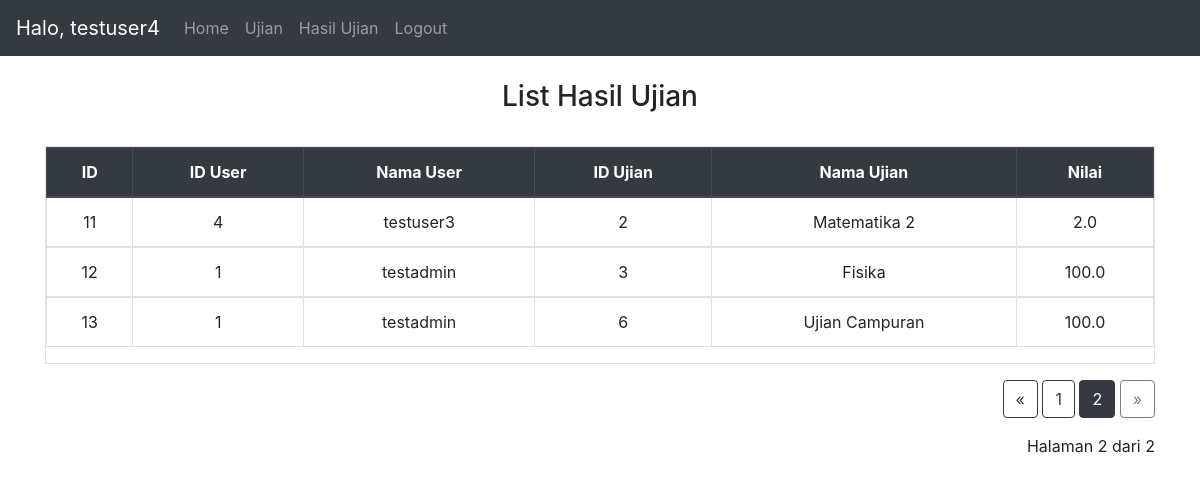
The app's page /list_result/2 (signed in), older data.
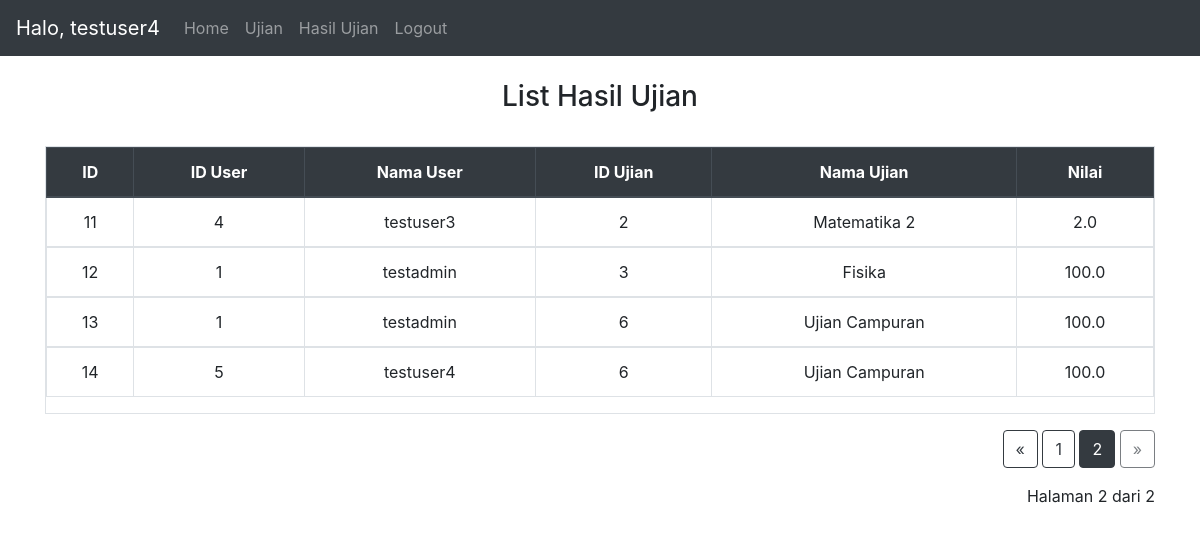
The same page, newer data.
### website/models.py (models this page shows)
class User(db.Model, UserMixin):
    id = db.Column(db.Integer, primary_key=True)
    email = db.Column(db.String(150), unique=True)
    password = db.Column(db.String(150))
    name = db.Column(db.String(150))
    type = db.Column(db.String(150))
    notes = db.relationship('Note')
    results = db.relationship('Result')
    useranswer = db.relationship('UserAnswer')

class Result(db.Model):
    id = db.Column(db.Integer, primary_key=True)
    user_id = db.Column(db.Integer, db.ForeignKey('user.id'))
    user_name = db.Column(db.String(150))
    exam_id = db.Column(db.Integer, db.ForeignKey('exam.id'))
    exam_name = db.Column(db.String(150))
    grade = db.Column(db.Float)

### website/views.py (the view)
@views.route('/list_result/<page>', methods=['GET','POST'])
@login_required
def list_result(page):
    db_result = Result.query.paginate(page=int(page), per_page=10)
    return render_template("list_result.html", user=current_user, results=db_result)

### website/__init__.py (called while the page is built)
def create_app():
    app = Flask(__name__)
    app.config['SECRET_KEY'] = 'secret key'
    app.config['SQLALCHEMY_DATABASE_URI'] = f'sqlite:///{DB_NAME}'
    db.init_app(app)
    from .views import views
    from .auth import auth
    app.register_blueprint(views, url_prefix='/')
    app.register_blueprint(auth, url_prefix='/')
    from .models import User, Note, Exam, Result, Question,UserAnswer #,Class
    with app.app_context():
        db.create_all()
    login_manager = LoginManager()
    login_manager.login_view = 'auth.login'
    login_manager.init_app(app)
    @login_manager.user_loader
    def load_user(id):
        return User.query.get(int(id))
    return app

### website/templates/list_result.html
{% extends "base.html" %} {% block title %}List Hasil Ujian{% endblock %} {% block
    content %}
    <br>
    <h3 align="center">List Hasil Ujian</h3>
    <br>
    <div class="table table-responsive table-hover table-bordered">
      <table class="table">
        <thead class="text-center thead-dark">
          <tr>
            <th>ID</th>
            <th>ID User</th>
            <th>Nama User</th>
            <th>ID Ujian</th>
            <th>Nama Ujian</th>
            <th>Nilai</th>
          </tr>
        </thead>
        {% for result in results %}
        <tbody class="text-center">
          <td>{{result.id}}</td>
          <td>{{result.user_id}}</td>
          <td>{{result.user_name}}</td>
          <td>{{result.exam_id}}</td>
          <td>{{result.exam_name}}</td>
          <td>{{result.grade}}</td>
        </tbody>
        {% endfor %}
      </table>
    </div>
    <div class="text-right">
      <a href="{{results.prev_num}}" class="btn btn-outline-dark {% if results.page == 1 %}disabled{% endif %}">&laquo;</a>
      {% for number in results.iter_pages(left_edge=1, right_edge=1, left_current=1, right_current=2) %}
        {% if number %}
          {% if results.page != number %}
            <span>
              <a class="btn btn-outline-dark"
                  href="{{number}}">
              {{number}}
              </a>
            </span>
          {% else %}
              <span class="btn btn-dark">{{number}}</span>
          {% endif %}
        {% else %}
        ...
        {% endif %}
      {% endfor %}
      <a href="{{results.next_num}}" class="btn btn-outline-dark {% if results.page == results.pages %}disabled{% endif %}">&raquo;</a>
      <p class="text-right mt-3">
        Halaman {{ results.page }} dari {{ results.pages }}
      </p>
    </div>
    {% endblock %}

### website/templates/base.html (shortened to what this page needs)
<!DOCTYPE html>
<html>
  <head>
    <link
      rel="stylesheet"
      href="https://stackpath.bootstrapcdn.com/bootstrap/4.4.1/css/bootstrap.min.css"
    />
    <link
      rel="stylesheet"
      href="https://stackpath.bootstrapcdn.com/font-awesome/4.7.0/css/font-awesome.min.css"
    />
  </head>
  <body>
    <nav class="navbar navbar-expand-lg navbar-dark bg-dark">
      <div class="collapse navbar-collapse" id="navbar">
        <div class="navbar-nav">
          {% if user.is_authenticated %}
          <span class="navbar-brand">
            Halo, {{user.name}}
          </span>
          <a class="nav-item nav-link" id="home" href="/">Home</a>
          <a class="nav-item nav-link" id="exam" href="/insert_token">Ujian</a>
          <a class="nav-item nav-link" id="exam" href="/result/1">Hasil Ujian</a>
          <a class="nav-item nav-link" id="logout" href="/logout">Logout</a>
          {% else %}
          <a class="nav-item nav-link" id="login" href="/login">Login</a>
          {% endif %}
        </div>
      </div>
    </nav>
    <div id="content" class="container">{% block content %} {% endblock %}</div>
  <br>
  </body>
</html>

Row changes from the older to the newer data that the page shows:
added Result: id "14", user_id "5", user_name "testuser4", exam_id "6", exam_name "Ujian Campuran", grade "100.0"
